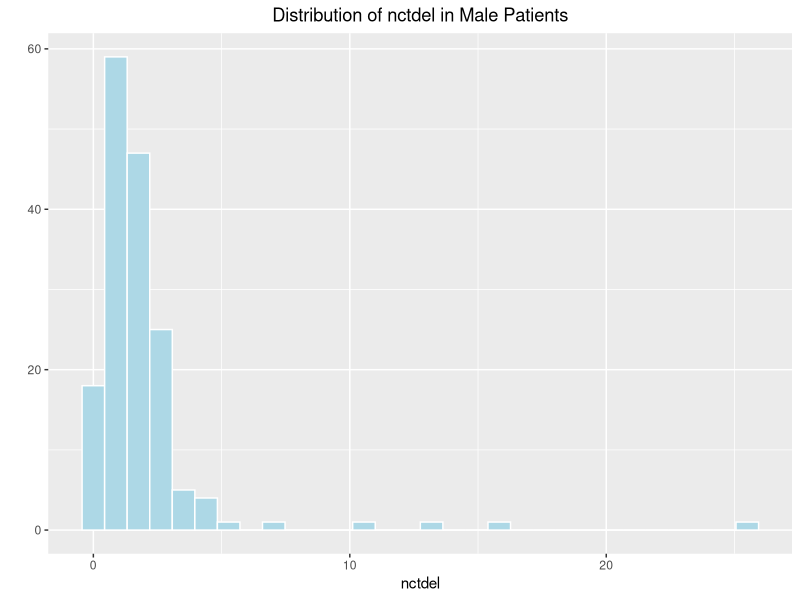
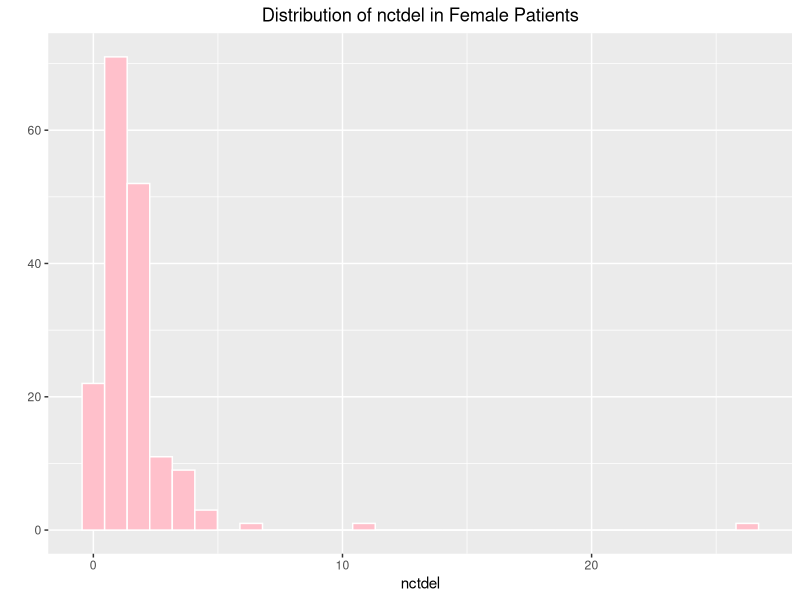
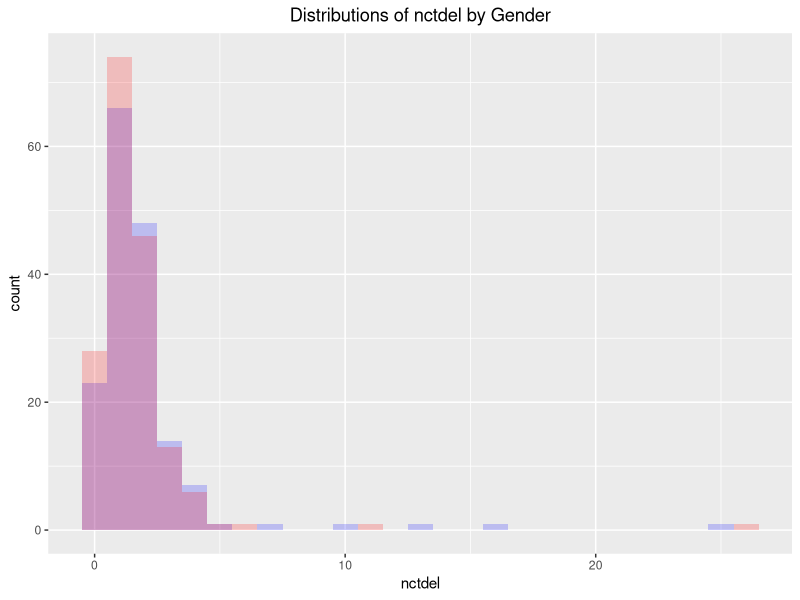
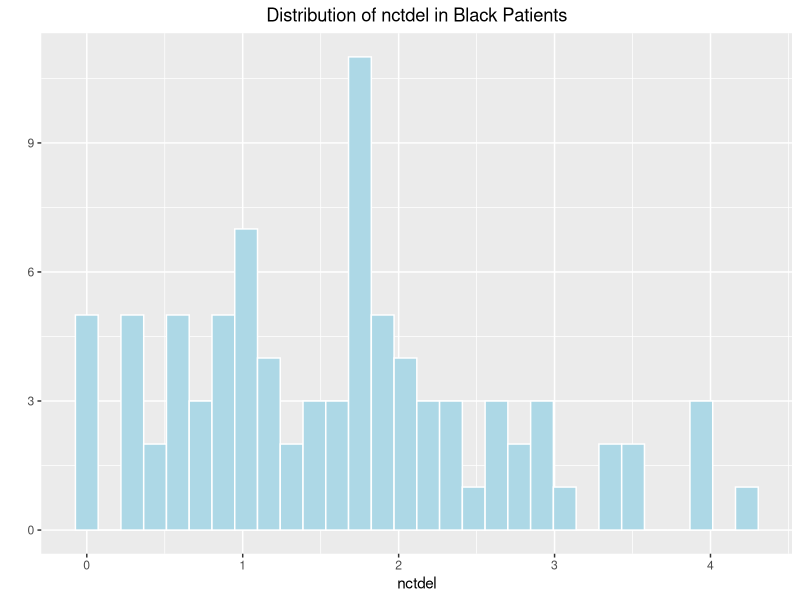
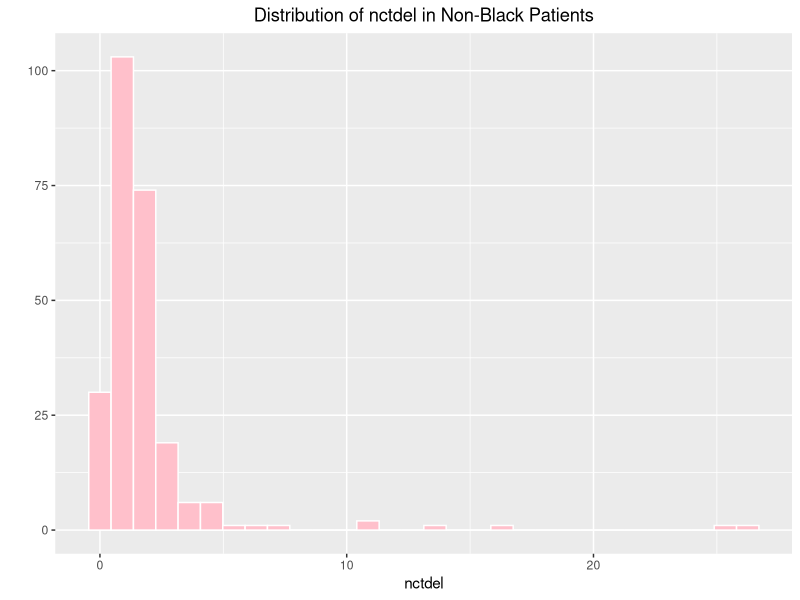
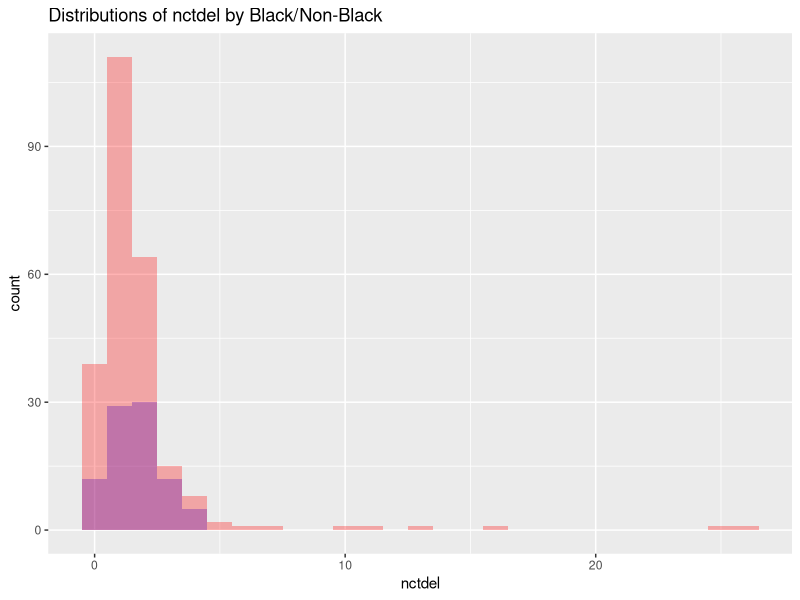
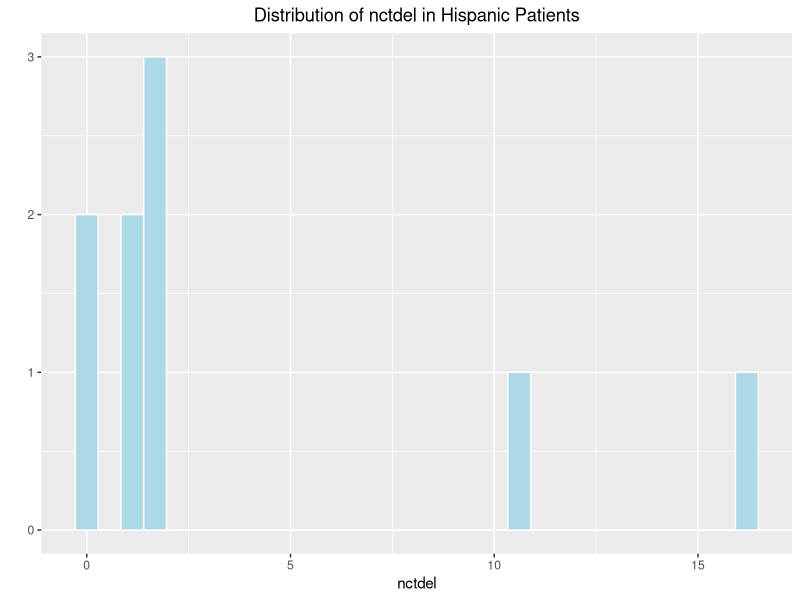
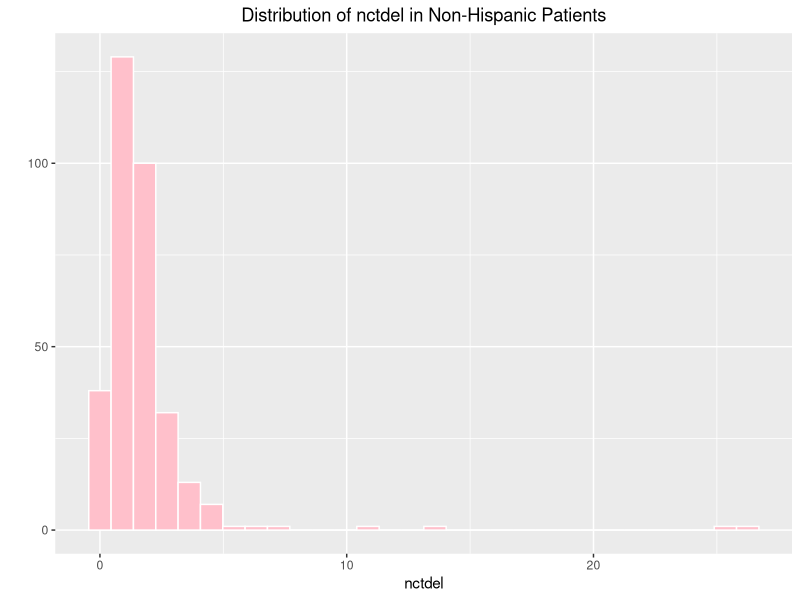

The R script that drew these images, in order:
## ---- chunk 1
data <- read.table("kellydat.txt", header = TRUE)
suppressMessages(library(survminer))
suppressMessages(library(survival))
suppressMessages(library(plyr))
count(data,c("sn1","sn2","sn3","all4"))
## ---- chunk 2
count(data, c("black", "hisp", "male"))
## ---- chunk 3
qplot(data[which(data$male==1),]$nctdel, geom="histogram", fill=I("lightblue"), col=I("white")) + 
  labs(title='Distribution of nctdel in Male Patients', x='nctdel') + 
  theme(plot.title = element_text(hjust = 0.5))

qplot(data[which(data$male==0),]$nctdel, geom="histogram", fill=I("pink"), col=I("white")) + 
  labs(title='Distribution of nctdel in Female Patients',  x='nctdel') + 
  theme(plot.title = element_text(hjust = 0.5))

nctdel_gender <- data[,c('nctdel','male')]
ggplot(nctdel_gender,aes(x=nctdel)) + 
  geom_histogram(data=subset(nctdel_gender,male == 1),fill = "blue", alpha = 0.2, binwidth = 1) +
  geom_histogram(data=subset(nctdel_gender,male == 0),fill = "red", alpha = 0.2, binwidth = 1) +
  labs(title="Distributions of nctdel by Gender",  x='nctdel') +
  theme(plot.title = element_text(hjust = 0.5))
## ---- chunk 4

#black
qplot(data[which(data$black==1),]$nctdel, geom="histogram", fill=I("lightblue"), col=I("white")) + 
  labs(title='Distribution of nctdel in Black Patients', x='nctdel') + 
  theme(plot.title = element_text(hjust = 0.5))

qplot(data[which(data$black==0),]$nctdel, geom="histogram", fill=I("pink"), col=I("white")) + 
  labs(title='Distribution of nctdel in Non-Black Patients',  x='nctdel') + 
  theme(plot.title = element_text(hjust = 0.5))

nctdel_black <- data[,c('nctdel','black')]
ggplot(nctdel_black,aes(x=nctdel)) + 
  geom_histogram(data=subset(nctdel_black,black == 1),fill = "blue", alpha = 0.3, binwidth = 1) +
  geom_histogram(data=subset(nctdel_black,black == 0),fill = "red", alpha = 0.3, binwidth = 1) +
  labs(title="Distributions of nctdel by Black/Non-Black",  x='nctdel')
## ---- chunk 5
#hisp
qplot(data[which(data$hisp==1),]$nctdel, geom="histogram", fill=I("lightblue"), col=I("white")) + 
  labs(title='Distribution of nctdel in Hispanic Patients', x='nctdel') + 
  theme(plot.title = element_text(hjust = 0.5))

qplot(data[which(data$hisp==0),]$nctdel, geom="histogram", fill=I("pink"), col=I("white")) + 
  labs(title='Distribution of nctdel in Non-Hispanic Patients',  x='nctdel') + 
  theme(plot.title = element_text(hjust = 0.5))

nctdel_hisp <- data[,c('nctdel','hisp')]
ggplot(nctdel_hisp,aes(x=nctdel)) + 
  geom_histogram(data=subset(nctdel_hisp,hisp == 1),fill = "blue", alpha = 0.3, binwidth = 1) +
  geom_histogram(data=subset(nctdel_hisp,hisp == 0),fill = "red", alpha = 0.3, binwidth = 1) +
  labs(title="Distributions of nctdel by Hispanic/Non-Hispanic",  x='nctdel') +
  theme(plot.title = element_text(hjust = 0.5))

## ---- chunk 6
fitM <- survfit(Surv(nctdel, fail) ~ 1, data = data)
ggsurvplot(fitM, data = data, risk.table = FALSE) + labs(y = "Probability Unscanned") +
  ggtitle("Survival Curve for Combined Data")
## ---- chunk 7
fit <- survfit(Surv(nctdel, fail) ~ sn1 + sn2 + sn3 + all4, data = data)
ggsurvplot(fit, data = data, risk.table = FALSE, legend.labs=c("No Symptoms", "All Symptoms", "Only Symptom 3","Only Symptom 2", "Only Symptom 1")) + labs(y = "Probability Unscanned") +
  ggtitle("Survival Curve for Symptoms")
## ---- chunk 8
fit1 <- survfit(Surv(nctdel, fail) ~ black + hisp, data = data)
ggsurvplot(fit1, data = data, risk.table = FALSE, legend.labs=c("White", "Hispanic", "Black")) + labs(y = "Probability Unscanned") +
  ggtitle("Survival Curve for Races")
## ---- chunk 9
fit2 <- survfit(Surv(nctdel, fail) ~ male, data = data)
ggsurvplot(fit2, data = data, risk.table = FALSE, legend.labs=c("Female", "Male")) + labs(y = "Probability Unscanned") +
  ggtitle("Survival Curve for Genders")
